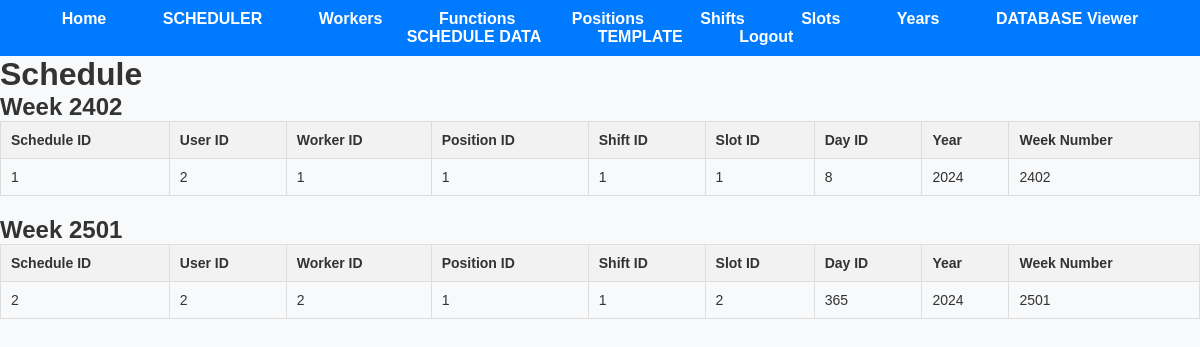
Before: /schedule (signed in) with the older database file.
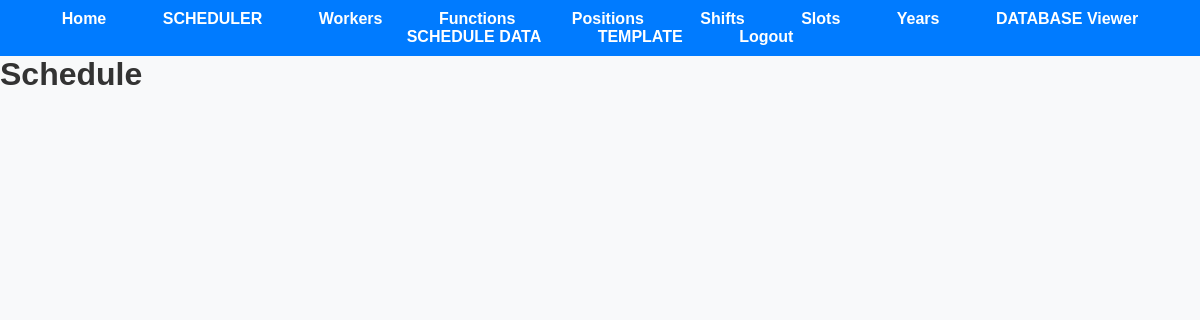
After: the same page with the newer database file.
### app.py (models this page shows)
class Schedule(db.Model):
    schedule_id = db.Column(db.Integer, primary_key=True)
    user_id = db.Column(db.Integer, nullable=False)
    worker_id = db.Column(db.Integer, db.ForeignKey('worker.worker_id'), nullable=False)
    position_id = db.Column(db.Integer, db.ForeignKey('position.position_id'), nullable=False)
    shift_id = db.Column(db.Integer, db.ForeignKey('shift.shift_id'), nullable=False)
    slot_id = db.Column(db.Integer, db.ForeignKey('slot.slot_id'), nullable=False)
    day_id = db.Column(db.Integer, db.ForeignKey('year_days.day_id'), nullable=False)
    year = db.Column(db.Integer, nullable=False)
    week_number = db.Column(db.String(20), nullable=False)
    worker = db.relationship('Worker', backref='schedules')
    position = db.relationship('Position', backref='schedules')
    shift = db.relationship('Shift', backref='schedules')
    slot = db.relationship('Slot', backref='schedules')

### app.py (the view)
@app.route('/schedule')
@employer_required
def schedule():
    if 'user_id' not in session:
        flash('You must be logged in to view this page.', 'error')
        return redirect(url_for('login'))
    user_id = session['user_id']
    grouped_schedules = {}
    schedules = Schedule.query.filter_by(user_id=user_id).all()
    for schedule in schedules:
        week_number = schedule.week_number
        if week_number not in grouped_schedules:
            grouped_schedules[week_number] = []
        grouped_schedules[week_number].append(schedule)
    return render_template('schedule.html', grouped_schedules=grouped_schedules)

### app.py (called while the page is built)
@login_manager.user_loader
def load_user(user_id):
    return User.query.get(int(user_id))

def employer_required(func):
    @wraps(func)
    def decorated_function(*args, **kwargs):
        if not current_user.is_authenticated:
            flash('You must be logged in to view this page.', 'error')
            return redirect(url_for('login'))
        if current_user.role != 'employer':
            flash('You do not have permission to view this page.', 'error')
            return redirect('/')
        return func(*args, **kwargs)
    return decorated_function

### templates/schedule.html (shortened to what this page needs)
<!DOCTYPE html>
<html lang="en">
<head>
    <link rel="stylesheet" href="{{ url_for('static', filename='styles.css') }}">
</head>
<body>
    {% include 'navbar.html' %}
    <h1>Schedule</h1>
    <div>
        {% for week_number, schedules_in_week in grouped_schedules.items() %}
        <h2>Week {{ week_number }}</h2>
        <table border="1">
            <thead>
                <tr>
                    <th>Schedule ID</th>
                    <th>User ID</th>
                    <th>Worker ID</th>
                    <th>Position ID</th>
                    <th>Shift ID</th>
                    <th>Slot ID</th>
                    <th>Day ID</th>
                    <th>Year</th>
                    <th>Week Number</th>
                </tr>
            </thead>
            <tbody>
                {% for schedule in schedules_in_week %}
                <tr>
                    <td>{{ schedule.schedule_id }}</td>
                    <td>{{ schedule.user_id }}</td>
                    <td>{{ schedule.worker_id }}</td>
                    <td>{{ schedule.position_id }}</td>
                    <td>{{ schedule.shift_id }}</td>
                    <td>{{ schedule.slot_id }}</td>
                    <td>{{ schedule.day_id }}</td>
                    <td>{{ schedule.year }}</td>
                    <td>{{ schedule.week_number }}</td>
                </tr>
                {% endfor %}
            </tbody>
        </table>
        {% endfor %}
    </div>
</body>
</html>

### templates/navbar.html (shortened to what this page needs)
<nav>
    <ul>
        <li><a href="/">Home</a></li>
        {% if current_user.is_authenticated and current_user.role == 'employer' %}
        <li><a href="/scheduling">SCHEDULER</a></li>
        <li><a href="/workers">Workers</a></li>
        <li><a href="/functions">Functions</a></li>
        <li><a href="/positions">Positions</a></li>
        <li><a href="/shifts">Shifts</a></li>
        <li><a href="/slots">Slots</a></li>
        <li><a href="/days_for_years">Years</a></li>
        <li><a href="/database_viewer">DATABASE Viewer</a></li>
        <li><a href="/schedule">SCHEDULE DATA</a></li>
        <li><a href="/template">TEMPLATE</a></li>
        {% endif %}
        {% if not current_user.is_authenticated %}
        <li><a href="/login">Login</a></li>
        <li><a href="/register">Register</a></li>
        {% else %}
        <li><a href="/logout">Logout</a></li>
        {% endif %}
    </ul>
</nav>

### static/styles.css (style rules this page uses)
* { margin: 0; padding: 0; box-sizing: border-box; }
body { font-family: Arial, sans-serif; background-color: #f8f9fa; color: #333; }
nav { background-color: #007bff; padding: 10px 0; }
nav ul { list-style-type: none; text-align: center; }
nav ul li { display: inline-block; margin: 0 10px; }
nav ul li a { color: #fff; text-decoration: none; font-weight: bold; padding: 8px 16px; border-radius: 5px; transition: background-color 0.3s ease; }

Changed rows visible on the page:
removed Schedule: week_number "2402", schedule_id "1", user_id "2", worker_id "1", position_id "1", shift_id "1", slot_id "1", day_id "8", year "2024"
removed Schedule: week_number "2501", schedule_id "2", user_id "2", worker_id "2", position_id "1", shift_id "1", slot_id "2", day_id "365", year "2024"
